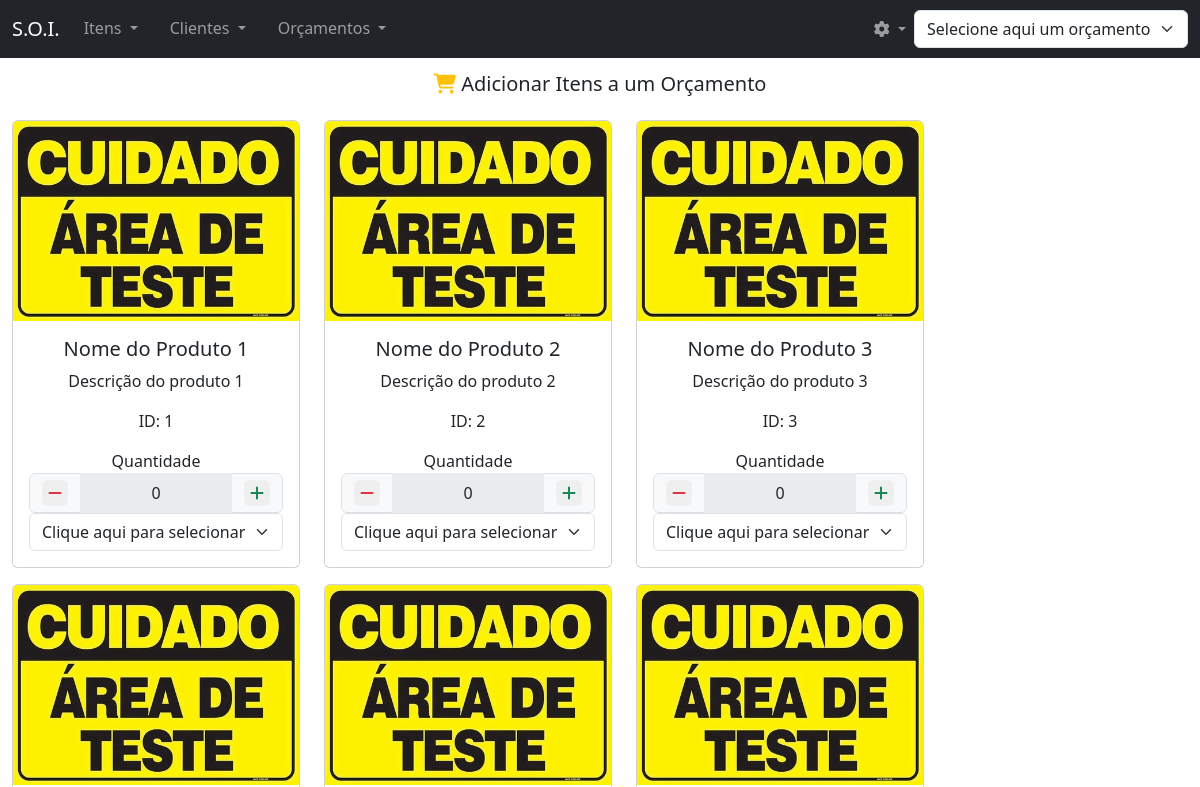
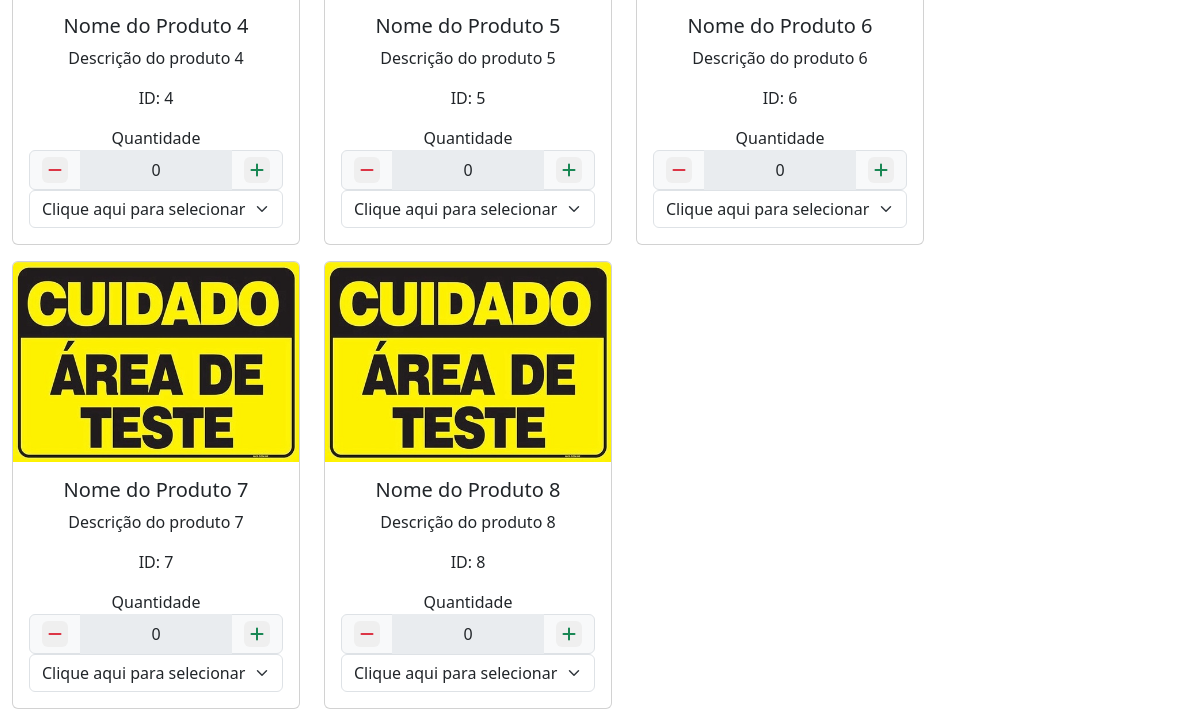
The app's page /adicionar_itens.php?id_orcamento=12 (signed in), older data (2 pictures, top to bottom).
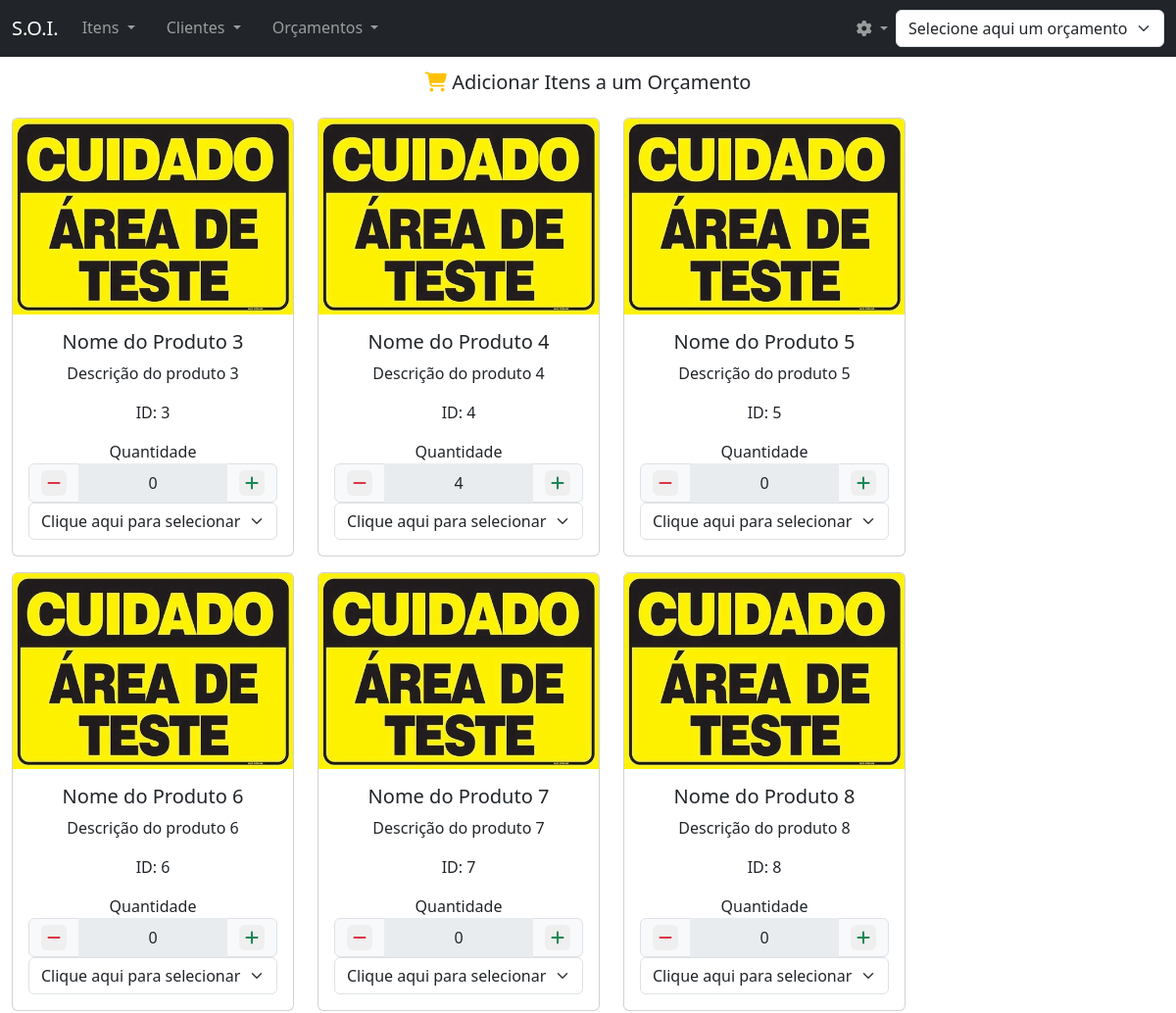
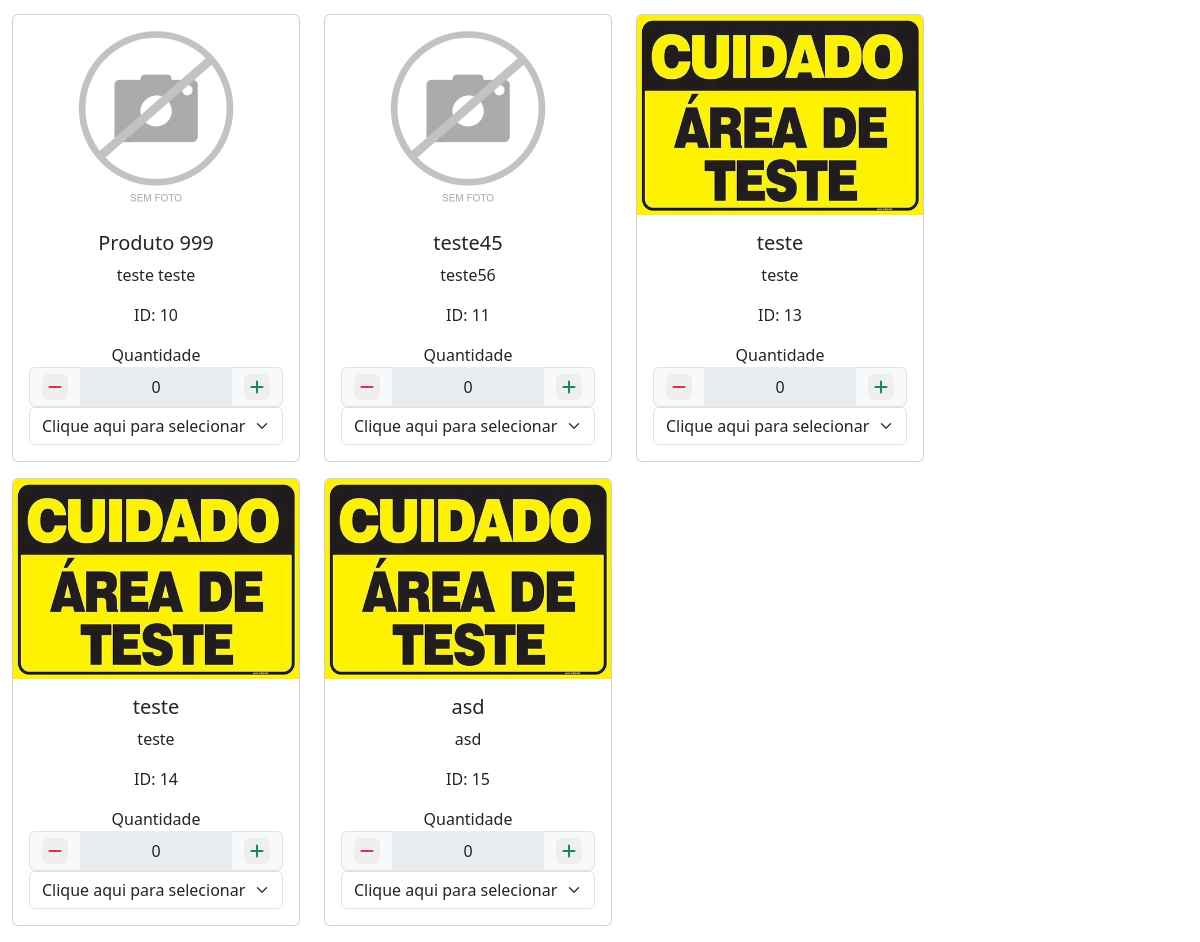
The same page, newer data (2 pictures, top to bottom).
### tables this page shows
CREATE TABLE `tbl_itens` (
  `id` int NOT NULL AUTO_INCREMENT,
  `imagem` longtext,
  `nome` varchar(255) NOT NULL,
  `descricao` longtext NOT NULL,
  PRIMARY KEY (`id`)
);

CREATE TABLE `tbl_itens_orcamentos` (
  `id` int NOT NULL AUTO_INCREMENT,
  `id_usuario` int DEFAULT NULL,
  `id_orcamento` int NOT NULL,
  `id_item` int NOT NULL,
  `id_preco` int DEFAULT NULL,
  `quantidade` int NOT NULL,
  PRIMARY KEY (`id`)
);

### adicionar_itens.php (the view, shortened to what this page needs)
<?php
require_once('conexao.php');
?>
<!DOCTYPE html>
<html lang="pt_BR">
<head>
    <?php require_once('scripts_header.php'); ?>
</head>
<body id="page-top" data-bs-spy="scroll" data-bs-target="#mainNav" data-bs-offset="57">
    <?php require_once('navbar.php'); ?>
    <section class="content" id="sec_adicionar_itens">
        <div class="container-fluid">
            <div class="row">
                <div class="col mb-3 text-center">
                    <h5 class="h5 text-center">
                        <i class="fa fa-shopping-cart text-warning"></i>
                        Adicionar Itens a um Orçamento
                    </h5>
                </div>
            </div>
            <?php if (!isset($_GET['id_orcamento']))  { ?>
            <div class="row">
                <div class="col mb-3 text-center">
                    <h5 class="h5 text-center">
                        <i class="fa fa-ban text-danger"></i>
                        Selecione um orçamento no canto superior <i class="fa fa-arrow-up text-success"></i> direito <i class="fa fa-arrow-right text-success"></i> para continuar
                    </h5>
                </div>
            </div>
            <?php } else { ?>
            <div class="row">
                <?php
                    $id_orcamento_get = $_GET['id_orcamento'];
                    $str_sql_itens = "select * from `tbl_itens`;";
                    $sql_itens = mysqli_query($conexao, $str_sql_itens);
                    $qtd_itens = mysqli_num_rows($sql_itens);
                    for ($i = 0; $i < $qtd_itens; $i++) {
                        $item = mysqli_fetch_array($sql_itens);
                        $id_item = $item['id'];
                        $imagem_item = $item['imagem'];
                        if ($imagem_item == "") {
                            $imagem_item = "sem-foto.jpg";
                        }
                        $nome_item = $item['nome'];
                        $descricao_item = $item['descricao'];
                        $str_sql_itens_orcamentos = "select * from `tbl_itens_orcamentos`where `id_item` = $id_item and `id_orcamento` = $id_orcamento_get;";
                        $sql_itens_orcamentos = mysqli_query($conexao, $str_sql_itens_orcamentos);
                        $qtd_itens_orcamentos = mysqli_num_rows($sql_itens_orcamentos);
                        $quantidade_item_orcamento = 0;
                        for ($io = 0; $io < $qtd_itens_orcamentos; $io++) {
                            $itens_orcamentos = mysqli_fetch_array($sql_itens_orcamentos);
                            $quantidade_item_orcamento = $itens_orcamentos['quantidade'];
                        }
                ?>
                <div class="col-auto mb-3">
                    <div class="card text-center" style="width: 18rem;">
                        <img class="card-img-top img-item" src="<?php echo "./imagens/$imagem_item"; ?>" alt="Produto 1" loading="lazy" />
                        <div class="card-body">
                            <h5 class="card-title"><?php echo $nome_item; ?></h5>
                            <p class="card-text"><?php echo $descricao_item; ?></p>
                            <p class="card-text">ID: <?php echo $id_item; ?></p>
                            <div class="text-center">Quantidade</div>
                            <div class="input-group">
                                <span class="input-group-text">
                                    <button class="rounded border-0" onclick="diminuirQuantidade(this);" data-item="<?php echo $id_item; ?>"><i class="fa fa-minus text-danger"></i></button>
                                </span>
                                <input type="text" class="form-control text-center border-0" maxlength="2" data-item="<?php echo $id_item; ?>" id="txt_quantidade<?php echo $id_item; ?>" value="<?php echo $quantidade_item_orcamento; ?>" disabled>
                                <span class="input-group-text">
                                    <button class="rounded border-0" onclick="aumentarQuantidade(this);" data-item="<?php echo $id_item; ?>"><i class="fa fa-plus text-success"></i></button>
                                </span>
                            </div>
                            <?php if (@$_SESSION['tipo_usuario'] == 2) { ?>
                            <div class="col-auto">
                                <select class="form-select" id="precos_item<?php echo $id_item; ?>">
                                    <option selected disable>Clique aqui para selecionar o preço do fornecedor</option>
                                </select>
                            </div>
                            <?php } ?>
                        </div>
                    </div>
                </div>
                <?php
                    }
                ?>
            </div>
            <?php } ?>
        </div>
    </section>
</body>
</html>

### scripts_header.php (shortened to what this page needs)
<link rel="stylesheet" href="./node_modules/bootstrap/dist/css/bootstrap.min.css">
<link rel="stylesheet" href="./node_modules/font-awesome/css/font-awesome.min.css">
<link rel="stylesheet" href="./estilos.css">

### navbar.php (shortened to what this page needs)
<nav class="navbar navbar-expand-md navbar-dark bg-dark fixed-top" id="mainNav">
    <div class="container-fluid">
        <a href="./" class="navbar-brand d-flex align-items-center" title="Sistema de Orçamento de Informática">S.O.I.</a>
        <div class="navbar-collapse collapse" id="navbarNav">
            <ul class="nav-underline navbar-nav me-auto">
                <li class="nav-item dropdown">
                    <a class="nav-link dropdown-toggle" href="#" role="button" data-bs-toggle="dropdown" aria-expanded="false">
                        Itens
                    </a>
                </li>
                <li class="nav-item dropdown">
                    <a class="nav-link dropdown-toggle" href="#" role="button" data-bs-toggle="dropdown" aria-expanded="false">
                        Clientes
                    </a>
                </li>
                <li class="nav-item dropdown">
                    <a class="nav-link dropdown-toggle" href="#" role="button" data-bs-toggle="dropdown" aria-expanded="false">
                        Orçamentos
                    </a>
                </li>
            </ul>
            <ul class="nav navbar-nav">
                <li class="nav-item dropdown">
                    <a class="nav-link dropdown-toggle" href="#" role="button" data-bs-toggle="dropdown" aria-expanded="false">
                        <i class="fa fa-gear"></i>
                    </a>
                </li>
            </ul>
        </div>
        <?php
            $arquivo_atual = explode('?', $_SERVER['REQUEST_URI'])[0];
            if ($arquivo_atual == '/adicionar_itens.php') {
        ?>
        <div class="d-flex" role="search">
            <select id="sel_orcamentos" class="form-select" onchange="selecionarOrcamento(this)">
                <option value="0" selected>Selecione aqui um orçamento</option>
            </select>
        </div>
        <?php } ?>
    </div>
</nav>
<header class="content mb-4 mt-4">
    <div class="container collapse show" id="sec_header">
        <div class="row">
            <div class="col-md-4">
            </div>
        </div>
    </div>
</header>

### estilos.css (style rules this page uses)
a { text-decoration: none; }
.img-item { max-height: 200px; object-fit: contain; }

Row changes from the older to the newer data that the page shows:
removed tbl_itens: imagem (picture), nome "Nome do Produto 1", descricao "Descrição do produto 1", id "1", value "0", id "Clique aqui para selecionar o preço do fornecedor"
removed tbl_itens: imagem (picture), nome "Nome do Produto 2", descricao "Descrição do produto 2", id "2", value "0", id "Clique aqui para selecionar o preço do fornecedor"
computed for tbl_itens "Nome do Produto 4": id.quantidade "0" → "4"
added tbl_itens: nome "Produto 999", descricao "teste teste", id "10", value "0", id "Clique aqui para selecionar o preço do fornecedor"
added tbl_itens: nome "teste45", descricao "teste56", id "11", value "0", id "Clique aqui para selecionar o preço do fornecedor"
added tbl_itens: imagem (picture), nome "teste", descricao "teste", id "13", value "0", id "Clique aqui para selecionar o preço do fornecedor"
added tbl_itens: imagem (picture), nome "teste", descricao "teste", id "14", value "0", id "Clique aqui para selecionar o preço do fornecedor"
added tbl_itens: imagem (picture), nome "asd", descricao "asd", id "15", value "0", id "Clique aqui para selecionar o preço do fornecedor"
